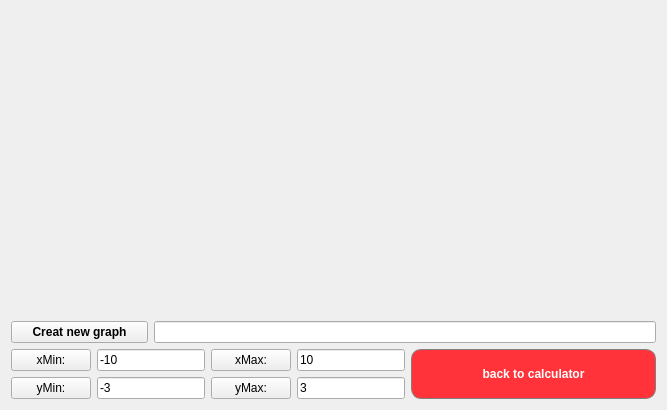
<?xml version="1.0" encoding="UTF-8"?>
<ui version="4.0">
 <class>Graph</class>
 <widget class="QWidget" name="Graph">
  <property name="geometry">
   <rect>
    <x>0</x>
    <y>0</y>
    <width>667</width>
    <height>410</height>
   </rect>
  </property>
  <property name="windowTitle">
   <string>Graph</string>
  </property>
  <layout class="QGridLayout" name="gridLayout_2">
   <item row="1" column="0">
    <layout class="QGridLayout" name="gridLayout">
     <item row="0" column="0" colspan="2">
      <widget class="QPushButton" name="pushButton">
       <property name="sizePolicy">
        <sizepolicy hsizetype="Preferred" vsizetype="Preferred">
         <horstretch>0</horstretch>
         <verstretch>0</verstretch>
        </sizepolicy>
       </property>
       <property name="font">
        <font>
         <bold>true</bold>
        </font>
       </property>
       <property name="text">
        <string>Creat new graph</string>
       </property>
      </widget>
     </item>
     <item row="0" column="2" colspan="4">
      <widget class="QLineEdit" name="new_graph">
       <property name="sizePolicy">
        <sizepolicy hsizetype="Preferred" vsizetype="Fixed">
         <horstretch>0</horstretch>
         <verstretch>0</verstretch>
        </sizepolicy>
       </property>
      </widget>
     </item>
     <item row="1" column="0">
      <widget class="QPushButton" name="pushButton_2">
       <property name="sizePolicy">
        <sizepolicy hsizetype="Fixed" vsizetype="Fixed">
         <horstretch>0</horstretch>
         <verstretch>0</verstretch>
        </sizepolicy>
       </property>
       <property name="text">
        <string>xMin:</string>
       </property>
      </widget>
     </item>
     <item row="1" column="1" colspan="2">
      <widget class="QLineEdit" name="line_xMin">
       <property name="sizePolicy">
        <sizepolicy hsizetype="Fixed" vsizetype="Fixed">
         <horstretch>0</horstretch>
         <verstretch>0</verstretch>
        </sizepolicy>
       </property>
       <property name="text">
        <string>-10</string>
       </property>
      </widget>
     </item>
     <item row="1" column="3">
      <widget class="QPushButton" name="pushButton_3">
       <property name="sizePolicy">
        <sizepolicy hsizetype="Fixed" vsizetype="Fixed">
         <horstretch>0</horstretch>
         <verstretch>0</verstretch>
        </sizepolicy>
       </property>
       <property name="text">
        <string>xMax:</string>
       </property>
      </widget>
     </item>
     <item row="1" column="4">
      <widget class="QLineEdit" name="line_xMax">
       <property name="sizePolicy">
        <sizepolicy hsizetype="Fixed" vsizetype="Fixed">
         <horstretch>0</horstretch>
         <verstretch>0</verstretch>
        </sizepolicy>
       </property>
       <property name="text">
        <string>10</string>
       </property>
      </widget>
     </item>
     <item row="1" column="5" rowspan="2">
      <widget class="QPushButton" name="pushButton_back">
       <property name="sizePolicy">
        <sizepolicy hsizetype="Preferred" vsizetype="Preferred">
         <horstretch>100</horstretch>
         <verstretch>0</verstretch>
        </sizepolicy>
       </property>
       <property name="font">
        <font>
         <bold>true</bold>
        </font>
       </property>
       <property name="styleSheet">
        <string notr="true">QPushButton {
  border-radius: 10px;
  background-color: rgb(255, 51, 57);
  color: white; 
  border: 1px solid gray;
}

QPushButton:pressed {
    background-color: qlineargradient(x1: 0, y1: 0, x2: 0, y2: 1,
                                      stop: 0 #FF7832, stop: 1 #FF9739);
}</string>
       </property>
       <property name="text">
        <string>back to calculator</string>
       </property>
      </widget>
     </item>
     <item row="2" column="0">
      <widget class="QPushButton" name="pushButton_4">
       <property name="sizePolicy">
        <sizepolicy hsizetype="Fixed" vsizetype="Fixed">
         <horstretch>0</horstretch>
         <verstretch>0</verstretch>
        </sizepolicy>
       </property>
       <property name="text">
        <string>yMin:</string>
       </property>
      </widget>
     </item>
     <item row="2" column="1" colspan="2">
      <widget class="QLineEdit" name="line_yMin">
       <property name="sizePolicy">
        <sizepolicy hsizetype="Fixed" vsizetype="Fixed">
         <horstretch>0</horstretch>
         <verstretch>0</verstretch>
        </sizepolicy>
       </property>
       <property name="text">
        <string>-3</string>
       </property>
      </widget>
     </item>
     <item row="2" column="3">
      <widget class="QPushButton" name="pushButton_5">
       <property name="sizePolicy">
        <sizepolicy hsizetype="Fixed" vsizetype="Fixed">
         <horstretch>0</horstretch>
         <verstretch>0</verstretch>
        </sizepolicy>
       </property>
       <property name="text">
        <string>yMax:</string>
       </property>
      </widget>
     </item>
     <item row="2" column="4">
      <widget class="QLineEdit" name="line_yMax">
       <property name="sizePolicy">
        <sizepolicy hsizetype="Fixed" vsizetype="Fixed">
         <horstretch>0</horstretch>
         <verstretch>0</verstretch>
        </sizepolicy>
       </property>
       <property name="text">
        <string>3</string>
       </property>
      </widget>
     </item>
    </layout>
   </item>
   <item row="0" column="0">
    <widget class="QCustomPlot" name="widget" native="true"/>
   </item>
  </layout>
 </widget>
 <customwidgets>
  <customwidget>
   <class>QCustomPlot</class>
   <extends>QWidget</extends>
   <header location="global">../../../Front/Smart_calc/qcustomplot.cpp</header>
   <container>1</container>
  </customwidget>
 </customwidgets>
 <resources/>
 <connections/>
</ui>
